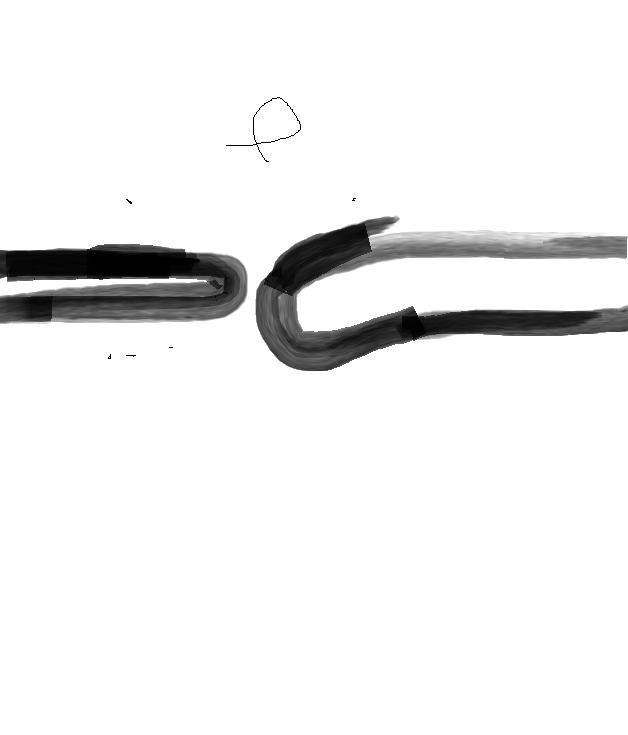
//> input picture data/advanced_morphology.png, 628 x 735 px
$ ./main   (built with g++ and OpenCV 4)
//> lines starting //> are read from the running program, lines starting //| are printed output that depends on the picture
#include <iostream>

#include "opencv2/imgcodecs.hpp"
#include "opencv2/highgui.hpp"
#include "opencv2/imgproc.hpp"

using namespace std;
using namespace cv;

void mat_open(Mat &src,Mat &dst);
void mat_close(Mat &src,Mat &dst);
void mat_morphological_radient(Mat &src,Mat &dst);
void top_hat(Mat &src,Mat &dst);
void black_hat(Mat &src,Mat &dst);


int main(int argc, char *argv[])
{
    Mat src_open = imread("../data/advanced_morphology.png");
//> src_open is the input picture: 735 rows x 628 cols, CV_8UC3; min 0, max 255, mean 239.2
    if(src_open.empty())
    {
        cout<<"src open error..."<<endl;
        return 0;
    }
    Mat dst_open;
    //! start open function.
    mat_open(src_open,dst_open);
    imshow("src_open demo",src_open);
    imshow("dst_open demo",dst_open);

    Mat dst_close;
    mat_close(src_open,dst_close);
    imshow("dst_close demo",dst_close);

    Mat src_gradient;
//    src_gradient = imread("../data/advanced_morphology_gradient.png");
    Mat dst_gradient;
    mat_morphological_radient(src_open,dst_gradient);
    imshow("dst_gradient demo",dst_gradient);

    Mat dst_topHat;
    Mat src_tophat;
    src_tophat = imread("../data/test1.jpg");
    top_hat(src_tophat,dst_topHat);
    imshow("dst top_hat",dst_topHat);


    Mat dst_blackhat;
//    black_hat(src_tophat,dst_blackhat);
    black_hat(src_open,dst_blackhat);

    imshow("dst black hat",dst_blackhat);
    waitKey(0);
    return 0;
}


void mat_open(Mat &src,Mat &dst)
{
    Mat element = getStructuringElement(MORPH_RECT,Size(11,11));
    erode(src,dst,element);
    dilate(dst,dst,element);
//> dst: 735 rows x 628 cols, CV_8UC3; min 0, max 255, mean 238.2
}


void mat_close(Mat &src,Mat &dst)
{
    Mat element = getStructuringElement(MORPH_RECT,Size(11,11));
    dilate(src,dst,element);
    erode(dst,dst,element);
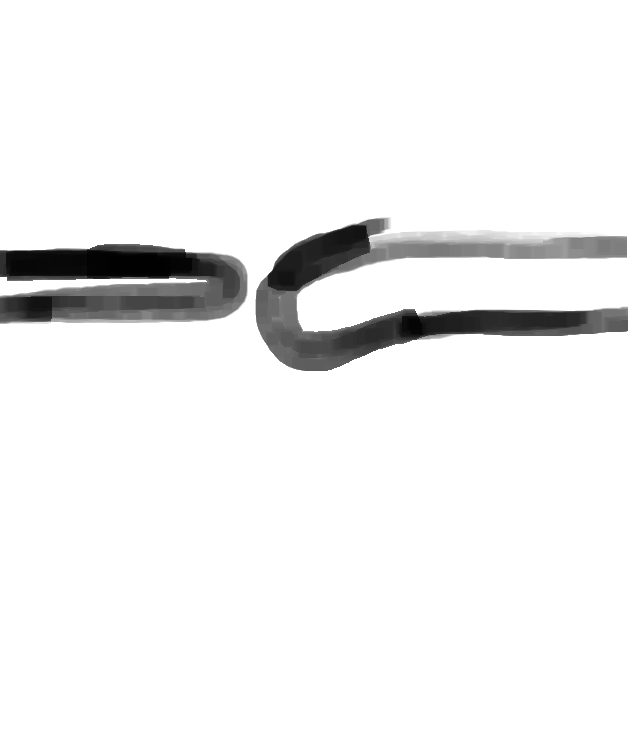
//> dst: 735 rows x 628 cols, CV_8UC3; min 1, max 255, mean 240.2
}


void mat_morphological_radient(Mat &src,Mat &dst)
{
    Mat element = getStructuringElement(MORPH_RECT,Size(3,3));
    Mat dst1;
    erode(src,dst,element);
    dilate(src,dst1,element);
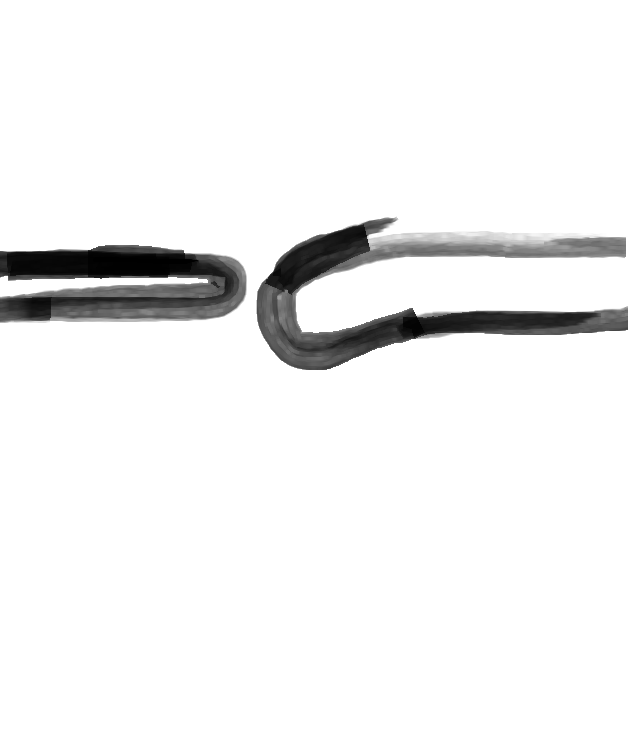
//> dst1: 735 rows x 628 cols, CV_8UC3; min 0, max 255, mean 240.9
    dst=dst1-dst;
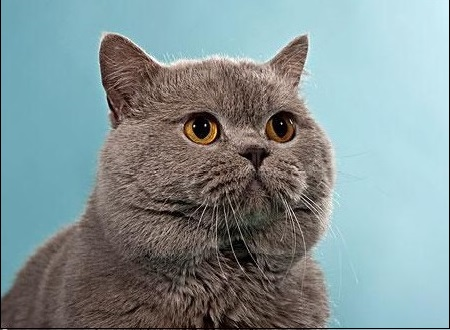
//> input picture data/test1.jpg, 450 x 330 px
//> further down, src_tophat is the input picture: 330 rows x 450 cols, CV_8UC3; mean B, G, R 148.2, 146.5, 130.3
}


void top_hat(Mat &src,Mat &dst)
{
    mat_open(src,dst);
//> in mat_open (call 2), `erode(src,dst,element);`:
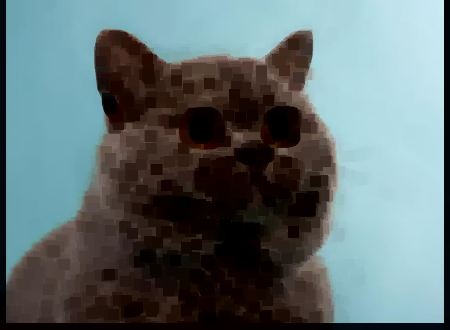
//> dst: 330 rows x 450 cols, CV_8UC3; mean B, G, R 111.8, 110, 95.3
//> in mat_open (call 2), `dilate(dst,dst,element);`:
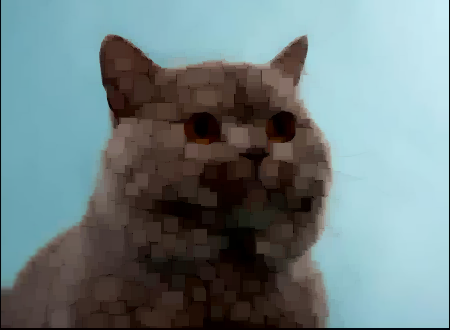
//> dst: 330 rows x 450 cols, CV_8UC3; mean B, G, R 129, 127.1, 110.2
    dst=src-dst;
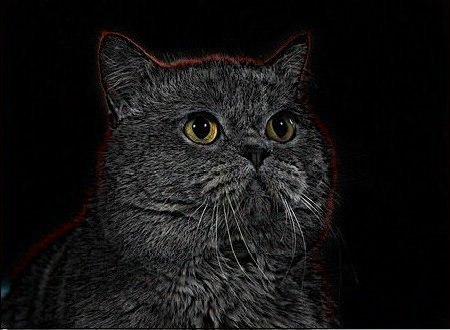
//> dst: 330 rows x 450 cols, CV_8UC3; mean B, G, R 19.2, 19.4, 20.2
}


void black_hat(Mat &src,Mat &dst)
{
    mat_close(src,dst);
    dst = dst-src;
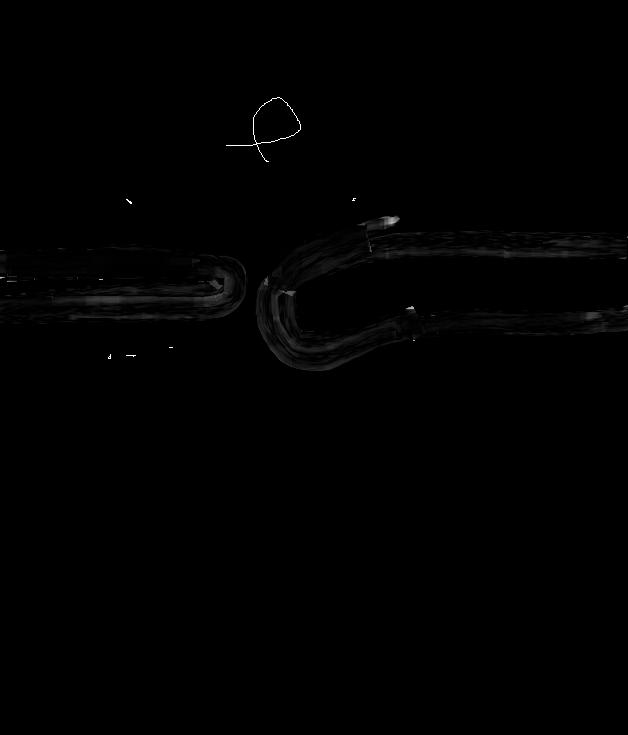
//> dst: 735 rows x 628 cols, CV_8UC3; min 0, max 255, mean 1
}
